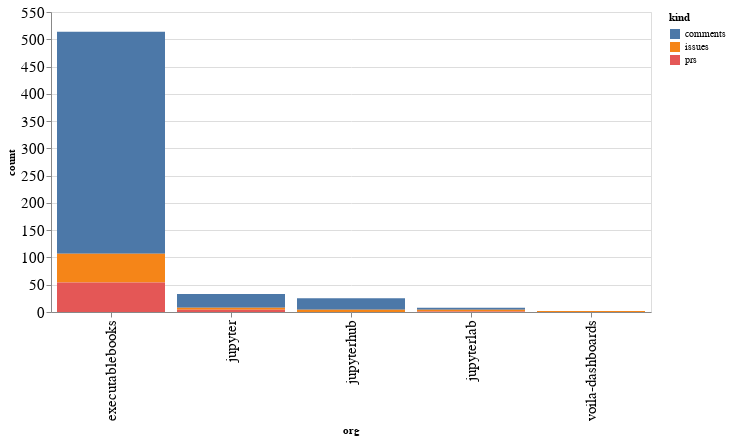

The notebook cell this image was saved under:
### Code cell
alt.Chart(org_summaries, width=600).mark_bar().encode(
    x='org',
    y='count',
    color='kind',
    tooltip="org"
)

### Figure 1 — Vega-Lite specification as saved in the notebook (floating-point values rounded to 4 significant figures)
{"config": {"axisLeft": {"labelFontSize": 15}, "axisBottom": {"labelFontSize": 15}}, "data": {"name": "data-40d3ff5f6893dc38be50c410080df2e0"}, "mark": "bar", "encoding": {"color": {"type": "nominal", "field": "kind"}, "tooltip": {"type": "nominal", "field": "org"}, "x": {"type": "nominal", "field": "org"}, "y": {"type": "quantitative", "field": "count"}}, "width": 600, "$schema": "https://vega.github.io/schema/vega-lite/v4.8.1.json", "datasets": {"data-40d3ff5f6893dc38be50c410080df2e0": [{"org": "executablebooks", "kind": "comments", "count": 407}, {"org": "executablebooks", "kind": "issues", "count": 53}, {"org": "executablebooks", "kind": "prs", "count": 54}, {"org": "jupyter", "kind": "comments", "count": 25}, {"org": "jupyter", "kind": "issues", "count": 4}, {"org": "jupyter", "kind": "prs", "count": 4}, {"org": "jupyterhub", "kind": "comments", "count": 21}, {"org": "jupyterhub", "kind": "issues", "count": 4}, {"org": "jupyterlab", "kind": "comments", "count": 4}, {"org": "jupyterlab", "kind": "issues", "count": 3}, {"org": "jupyterlab", "kind": "prs", "count": 1}, {"org": "voila-dashboards", "kind": "issues", "count": 2}]}}
